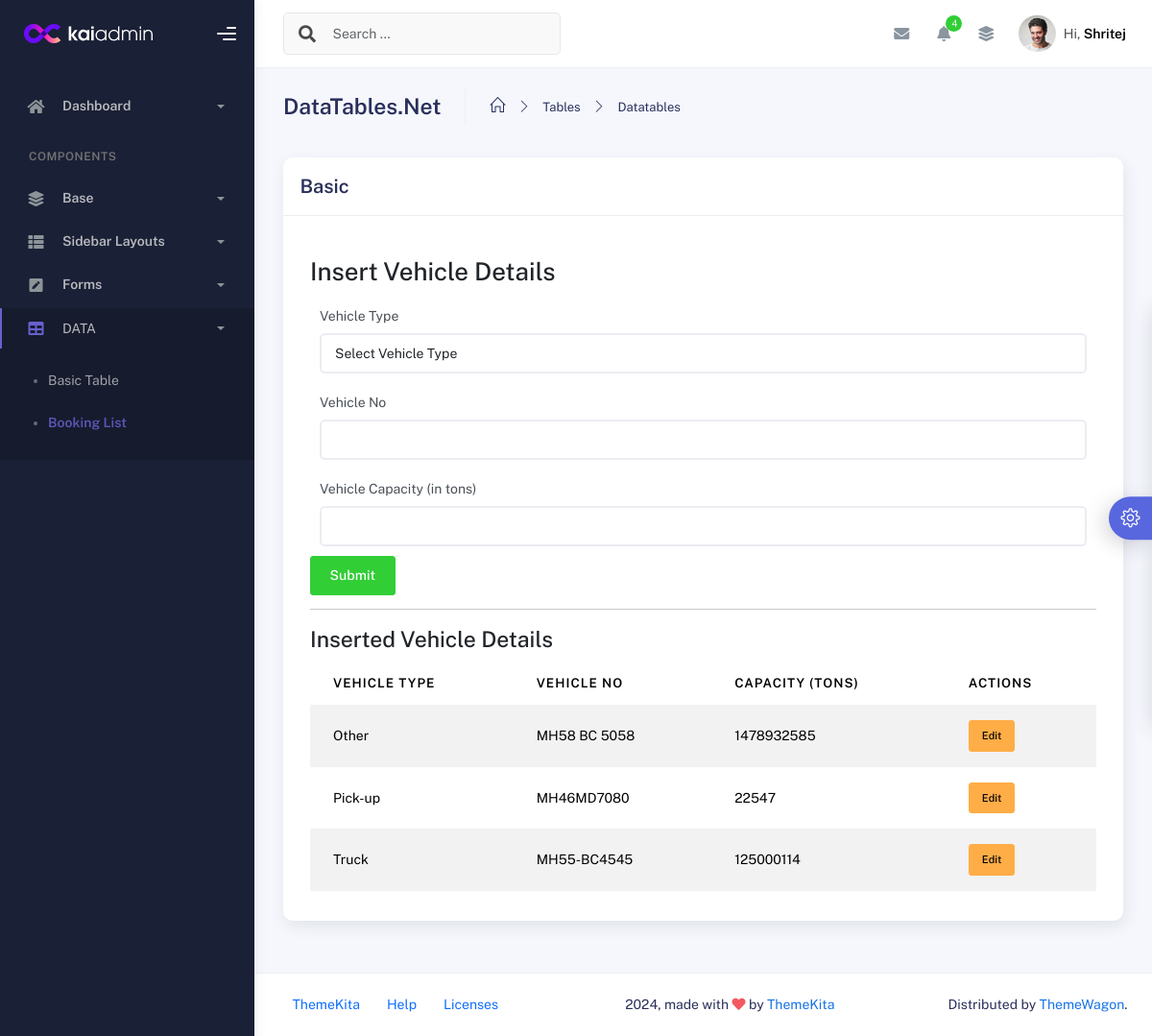
The page /forms/addvehicle.php on the database its author committed.
### tables this page shows
CREATE TABLE `vehicles` (
  `id` int(11) NOT NULL,
  `vehicle_type` varchar(50) NOT NULL,
  `vehicle_no` varchar(20) NOT NULL,
  `capacity` int(11) NOT NULL
);

### forms/addvehicle.php (the view, shortened to what this page needs)
<?php
$conn = new mysqli('localhost', 'root', '', 'transportdb');
$result = $conn->query("SELECT * FROM vehicles ORDER BY id DESC");
$edit_data = null;
?>
<!DOCTYPE html>
<html lang="en">
  <head>
    <link rel="stylesheet" href="../assets/css/bootstrap.min.css" />
    <link rel="stylesheet" href="../assets/css/plugins.min.css" />
    <link rel="stylesheet" href="../assets/css/kaiadmin.min.css" />
    <link rel="stylesheet" href="../assets/css/demo.css" />
  </head>
  <body>
    <div class="wrapper">
      <div class="sidebar" data-background-color="dark">
        <div class="sidebar-logo">
          <div class="logo-header" data-background-color="dark">
            <a href="../index.php" class="logo">
              <img
                src="../assets/img/kaiadmin/logo_light.svg"
                alt="navbar brand"
                class="navbar-brand"
                height="20"
              />
            </a>
            <div class="nav-toggle">
              <button class="btn btn-toggle toggle-sidebar">
                <i class="gg-menu-right"></i>
              </button>
            </div>
          </div>
        </div>
        <div class="sidebar-wrapper scrollbar scrollbar-inner">
          <div class="sidebar-content">
            <ul class="nav nav-secondary">
              <li class="nav-item">
                <a
                  data-bs-toggle="collapse"
                  href="#dashboard"
                  class="collapsed"
                  aria-expanded="false"
                >
                  <i class="fas fa-home"></i>
                  <p>Dashboard</p>
                  <span class="caret"></span>
                </a>
              </li>
              <li class="nav-section">
                <h4 class="text-section">Components</h4>
              </li>
              <li class="nav-item">
                <a data-bs-toggle="collapse" href="#base">
                  <i class="fas fa-layer-group"></i>
                  <p>Base</p>
                  <span class="caret"></span>
                </a>
              </li>
              <li class="nav-item">
                <a data-bs-toggle="collapse" href="#sidebarLayouts">
                  <i class="fas fa-th-list"></i>
                  <p>Sidebar Layouts</p>
                  <span class="caret"></span>
                </a>
              </li>
              <li class="nav-item">
                <a data-bs-toggle="collapse" href="#forms">
                  <i class="fas fa-pen-square"></i>
                  <p>Forms</p>
                  <span class="caret"></span>
                </a>
              </li>
              <li class="nav-item active submenu">
                <a data-bs-toggle="collapse" href="#tables">
                  <i class="fas fa-table"></i>
                  DATA
                  <span class="caret"></span>
                </a>
                <div class="collapse show" id="tables">
                  <ul class="nav nav-collapse">
                    <li>
                      <a href="../tables/tables.html">
                        <span class="sub-item">Basic Table</span>
                      </a>
                    </li>
                    <li class="active">
                      <a href="../tables/datatables.php">
                        <span class="sub-item">Booking List</span>
                      </a>
                    </li>
                  </ul>
                </div>
              </li>
            </ul>
          </div>
        </div>
      </div>
      <div class="main-panel">
        <div class="main-header">
          <nav
            class="navbar navbar-header navbar-header-transparent navbar-expand-lg border-bottom"
          >
            <div class="container-fluid">
              <nav
                class="navbar navbar-header-left navbar-expand-lg navbar-form nav-search p-0 d-none d-lg-flex"
              >
                <div class="input-group">
                  <div class="input-group-prepend">
                    <button type="submit" class="btn btn-search pe-1">
                      <i class="fa fa-search search-icon"></i>
                    </button>
                  </div>
                  <input
                    type="text"
                    placeholder="Search ..."
                    class="form-control"
                  />
                </div>
              </nav>
              <ul class="navbar-nav topbar-nav ms-md-auto align-items-center">
                <li class="nav-item topbar-icon dropdown hidden-caret">
                  <a
                    class="nav-link dropdown-toggle"
                    href="#"
                    id="messageDropdown"
                    role="button"
                    data-bs-toggle="dropdown"
                    aria-haspopup="true"
                    aria-expanded="false"
                  >
                    <i class="fa fa-envelope"></i>
                  </a>
                </li>
                <li class="nav-item topbar-icon dropdown hidden-caret">
                  <a
                    class="nav-link dropdown-toggle"
                    href="#"
                    id="notifDropdown"
                    role="button"
                    data-bs-toggle="dropdown"
                    aria-haspopup="true"
                    aria-expanded="false"
                  >
                    <i class="fa fa-bell"></i>
                    <span class="notification">4</span>
                  </a>
                </li>
                <li class="nav-item topbar-icon dropdown hidden-caret">
                  <a
                    class="nav-link"
                    data-bs-toggle="dropdown"
                    href="#"
                    aria-expanded="false"
                  >
                    <i class="fas fa-layer-group"></i>
                  </a>
                </li>
                <li class="nav-item topbar-user dropdown hidden-caret">
                  <a
                    class="dropdown-toggle profile-pic"
                    data-bs-toggle="dropdown"
                    href="#"
                    aria-expanded="false"
                  >
                    <div class="avatar-sm">
                      <img
                        src="../assets/img/profile.jpg"
                        alt="..."
                        class="avatar-img rounded-circle"
                      />
                    </div>
                    <span class="profile-username">
                      <span class="op-7">Hi,</span>
                      <span class="fw-bold">Shritej</span>
                    </span>
                  </a>
                </li>
              </ul>
            </div>
          </nav>
        </div>
        <div class="container">
          <div class="page-inner">
            <div class="page-header">
              <h3 class="fw-bold mb-3">DataTables.Net</h3>
              <ul class="breadcrumbs mb-3">
                <li class="nav-home">
                  <a href="#">
                    <i class="icon-home"></i>
                  </a>
                </li>
                <li class="separator">
                  <i class="icon-arrow-right"></i>
                </li>
                <li class="nav-item">
                  <a href="#">Tables</a>
                </li>
                <li class="separator">
                  <i class="icon-arrow-right"></i>
                </li>
                <li class="nav-item">
                  <a href="#">Datatables</a>
                </li>
              </ul>
            </div>
            <div class="row">
              <div class="col-md-12">
                <div class="card">
                  <div class="card-header">
                    <h4 class="card-title">Basic</h4>
                  </div>
                  <div class="card-body">
                    <div class="container mt-4">
    <h2><?php echo isset($edit_data) ? "Edit Vehicle Details" : "Insert Vehicle Details"; ?></h2>
    <form action="addvehicle.php" method="POST">
        <div class="form-group">
            <label for="vehicle_type">Vehicle Type</label>
            <select name="vehicle_type" id="vehicle_type" class="form-control" required>
                <option value="" disabled selected>Select Vehicle Type</option>
            </select>
        </div>
        <div class="form-group">
            <label for="vehicle_no">Vehicle No</label>
            <input type="text" name="vehicle_no" id="vehicle_no" class="form-control" value="<?php echo isset($edit_data) ? $edit_data['vehicle_no'] : ''; ?>" required>
        </div>
        <div class="form-group">
            <label for="capacity">Vehicle Capacity (in tons)</label>
            <input type="number" name="capacity" id="capacity" class="form-control" value="<?php echo isset($edit_data) ? $edit_data['capacity'] : ''; ?>" required>
        </div>
        <button type="submit" class="btn btn-success"><?php echo isset($edit_data) ? "Update" : "Submit"; ?></button>
    </form>
    <hr>
    <h3>Inserted Vehicle Details</h3>
    <?php if ($result->num_rows > 0): ?>
        <table class="table table-striped">
            <thead>
                <tr>
                    <th>Vehicle Type</th>
                    <th>Vehicle No</th>
                    <th>Capacity (tons)</th>
                    <th>Actions</th>
                </tr>
            </thead>
            <tbody>
                <?php while ($row = $result->fetch_assoc()): ?>
                    <tr>
                        <td><?php echo htmlspecialchars($row['vehicle_type']); ?></td>
                        <td><?php echo htmlspecialchars($row['vehicle_no']); ?></td>
                        <td><?php echo htmlspecialchars($row['capacity']); ?></td>
                        <td>
                            <a href="addvehicle.php?edit=<?php echo $row['id']; ?>" class="btn btn-warning btn-sm">Edit</a>
                        </td>
                    </tr>
                <?php endwhile; ?>
            </tbody>
        </table>
    <?php else: ?>
        <p>No vehicles added yet.</p>
    <?php endif; ?>
</div>
                  </div>
                </div>
              </div>
            </div>
          </div>
        </div>
        <footer class="footer">
          <div class="container-fluid d-flex justify-content-between">
            <nav class="pull-left">
              <ul class="nav">
                <li class="nav-item">
                  <a class="nav-link" href="http://www.themekita.com">
                    ThemeKita
                  </a>
                </li>
                <li class="nav-item">
                  <a class="nav-link" href="#"> Help </a>
                </li>
                <li class="nav-item">
                  <a class="nav-link" href="#"> Licenses </a>
                </li>
              </ul>
            </nav>
            <div class="copyright">
              2024, made with <i class="fa fa-heart heart text-danger"></i> by
              <a href="http://www.themekita.com">ThemeKita</a>
            </div>
            <div>
              Distributed by
              <a target="_blank" href="https://themewagon.com/">ThemeWagon</a>.
            </div>
          </div>
        </footer>
      </div>
      <div class="custom-template">
        <div class="custom-toggle">
          <i class="icon-settings"></i>
        </div>
      </div>
    </div>
  </body>
</html>

### assets/css/demo.css (style rules this page uses)
.custom-template { position: fixed; top: 50%; transform: translateY(-50%); right: -325px; width: 325px; height: max-content; display: block; z-index: 1; background: #ffffff; transition: all .3s; z-index: 1003; box-shadow: -1px 1px 20px rgba(69, 65, 78, 0.15); border-top-left-radius: 5px; border-bottom-left-radius: 5px; transition: all .5s; }
.custom-template .custom-toggle { position: absolute; width: 45px; height: 45px; background: #5867dd; top: 50%; left: -45px; transform: translateY(-50%); display: flex; align-items: center; justify-content: center; text-align: center; border-top-left-radius: 30px; border-bottom-left-radius: 30px; cursor: pointer; color: #ffffff; box-shadow: -5px 5px 20px rgba(69, 65, 78, 0.21); }
.custom-template .custom-toggle i { font-size: 20px; animation: 1.3s spin linear infinite; }

### rows shown on the page
vehicles: vehicle_type "Other", vehicle_no "MH58 BC 5058", capacity "1478932585"
vehicles: vehicle_type "Pick-up", vehicle_no "MH46MD7080", capacity "22547"
vehicles: vehicle_type "Truck", vehicle_no "MH55-BC4545", capacity "125000114"
